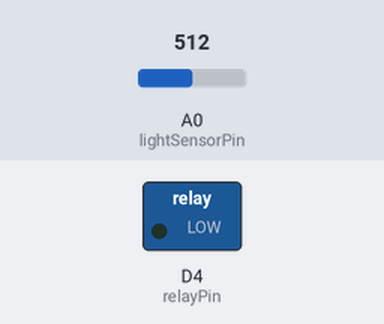
Bench run of a sketch on a simulated ESP8266 (NodeMCU). On the bench: switched loads named in the sketch (green lamp = pin HIGH). The test bench sets the inputs (shaded band); at power-on: A0 (lightSensorPin) = 512. WiFi joins after 1.5 s; servers stay silent unless stated; the local clock reads 2024-03-15 10:24:30 at power-on unless the sketch sets it; what the sketch prints to the serial monitor is not drawn.

Above: at 0.05 s.
At 19.25 s:
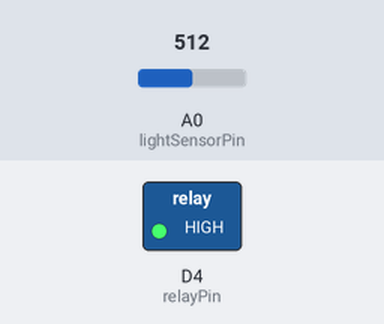
Timing chart, 0 to 25.1 s (numbered marks = the images above):
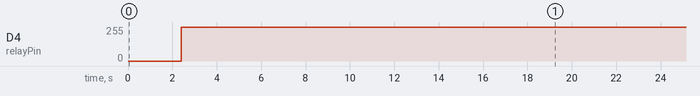

Measured:
- by itself, D4 (relayPin): repeats every 19.3 s: 0/255 0.04 s, 128/255 0.03 s, 0/255 0.07 s, 255/255 19.2 s

The sketch:

iot-line.ino
```cpp
#include <ESP8266WiFi.h>
#include <Wire.h>
#include <ESP8266HTTPClient.h>
#include <time.h>
#include <ArduinoJson.h>

const char* ssid = "Dego";
const char* password = "orit1212";

const int relayPin = D4;  // פין המחובר לרלהי
const int lightSensorPin = A0;  // פין המחובר לחיישן האור
const int ledPin = D4;  // פין המחובר ללד
const unsigned long step1Duration = 1000;  // משך השלב 1 במילישניות
const unsigned long step2Duration = 1000;  // משך השלב 2 במילישניות
const unsigned long step3Duration = 1000;  // משך השלב 3 במילישניות
const unsigned long step4Duration = 1000;  // משך השלב 4 במילישניות
int timezone = 1 * 3600;   // החלף "x" עם אזור הזמן שלך
int time_dst = 0;

unsigned long stepStartTime = 0;
int pwmSum = 0;
int pwmCount = 0;

// החלף עם פרטי השרת MongoDB שלך
const char* mongodbServer = "mongodb+srv://yosefdego:Yd5668854@yosefdego12.sbzfv5z.mongodb.net/test:";  // כתובת השרת MongoDB
const int mongodbPort = 8000;  // הפורט של השרת MongoDB
const char* mongodbDatabase = "test";  // שם מסד הנתונים בשרת MongoDB
const char* mongodbCollection = "time_managments";  // שם האוסף במסד הנתונים

WiFiClient wifiClient;  // לקוח WiFi

void setup() {
  pinMode(relayPin, OUTPUT);
  pinMode(ledPin, OUTPUT);

  Serial.begin(9600);

  configTime(timezone, time_dst, "pool.ntp.org","time.nist.gov");//מקבל את אזור הזמן מהשרת
}

void loop() {

  if (wifiClient.connect(mongodbServer, mongodbPort)) {
    Serial.println("מחובר לשרת MongoDB");


    String url = "/getleveltime/ + prossec";


    HTTPClient httpClient;
    httpClient.begin(wifiClient, "http://192.168.1.44:8000/getleveltime" + url);
    int httpCode = httpClient.GET();


    if (httpCode == HTTP_CODE_OK) {

      String response = httpClient.getString();
      DynamicJsonDocument jsonDocument(1024);
      deserializeJson(jsonDocument, response);


      int heatingTime = jsonDocument["heatingTime"].as<int>();
      int lightTestTime = jsonDocument["lightTestTime"].as<int>();
      int sophisticatedComponentTime = jsonDocument["sophisticatedComponentTime"].as<int>();
      int delayTime = jsonDocument["delayTime"].as<int>();


      Serial.print("זמן חימום: ");
      Serial.println(heatingTime);
      Serial.print("זמן בדיקת אור: ");
      Serial.println(lightTestTime);
      Serial.print("זמן רכיב מתקדם: ");
      Serial.println(sophisticatedComponentTime);
      Serial.print("זמן השהייה: ");
      Serial.println(delayTime);
    } else {
      Serial.print("נכשל בשליפת הנתונים. קוד שגיאה: ");
      Serial.println(httpCode);
    }


    httpClient.end();
    wifiClient.stop();
  } else {
    Serial.println("נכשל בהתחברות לשרת MongoDB");
  }


  delay(2000);

  unsigned long currentTime = millis();


  startStep(1);

  // שלב 1: הדלקת הרלהי
  if (currentTime - stepStartTime >= step1Duration) {
    digitalWrite(relayPin, LOW);
    startStep(2);
  }

  // שלב 2: מדידת ערך האור דרך חיישן האור
  if (currentTime - stepStartTime >= step2Duration) {
    int lightValue = analogRead(lightSensorPin);

    // חישוב ערך ממוצע של PWM
    pwmSum += map(lightValue, 0, 1023, 0, 255);
    pwmCount++;

    // שלב 3: הדלקת הלד עם ערך ממוצע של PWM
    analogWrite(ledPin, pwmSum / pwmCount);

    startStep(3);
  }

  // שלב 3: כיבוי הלד
  if (currentTime - stepStartTime >= step3Duration) {
    analogWrite(ledPin, 0);

    startStep(4);
  }


// שלב 4: השהיית התהליך לזמן מסויים
if (currentTime - stepStartTime >= step4Duration) {
startStep(1);
}
}

void startStep(int step) {
stepStartTime = millis();

switch (step) {
case 1:
Serial.println("שלב 1: הדלקת הרלהי");
digitalWrite(relayPin, HIGH);
break;

case 2:
  Serial.println("שלב 2: מדידת ערך האור דרך חיישן האור");
  pwmSum = 0;
  pwmCount = 0;
  break;

case 3:
  Serial.println("שלב 3: הדלקת הלד");
  break;

case 4:
  Serial.println("שלב 4: השהיית התהליך");
  break;

  }
}
```
